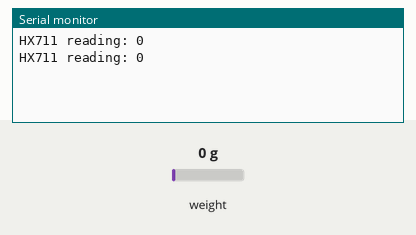
This sketch was run on a simulated Arduino Uno, built with avr-gcc and run on an emulated ATmega328P. On the bench: the last lines printed to the serial monitor. The test bench sets the inputs (shaded band); at power-on: weight on the scale 0 g.

Above: at 2.0 s.
2.1 s: weight on the scale set to 100 g
At 3.2 s:
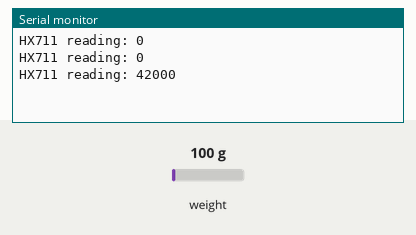
3.6 s: weight on the scale set to 1250 g
At 5.1 s:
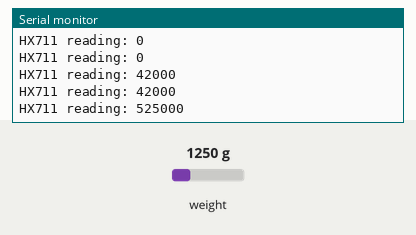
Timing chart, 0 to 6.6 s (numbered marks = the images above; inputs shaded):
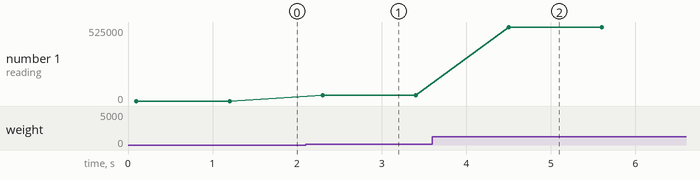

Measured:
- after the input at 2.1 s, the serial monitor: prints a new line after 0.20 s (image 1)
- after the input at 3.6 s, the serial monitor: prints a new line after 0.90 s (image 2)
- plotted number 1: 0 → 42000 after the input at 2.1 s, 42000 → 525000 after the input at 3.6 s

The sketch:

HX711_Load_Cell.ino
```cpp
#include "HX711.h"
// HX711 circuit wiring
const int LOADCELL_DOUT_PIN = 2;
const int LOADCELL_SCK_PIN = 3;

HX711 scale;

void setup() {
  Serial.begin(9600);
  scale.begin(LOADCELL_DOUT_PIN, LOADCELL_SCK_PIN);
}

void loop()
{
  if (scale.is_ready())
  {
    long reading = scale.read();


//    if (reading <= 200 && reading >= 0)
    {
      Serial.print("HX711 reading: ");
      Serial.println(reading);
    }
  }
  else
  {
    Serial.println("HX711 not found.");
  }

  delay(1000);

}
```
